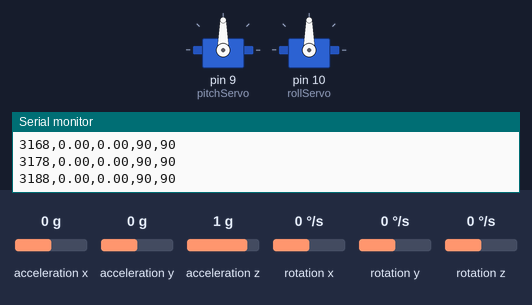
A sketch run on a simulated Arduino Uno, built with avr-gcc and run on an emulated ATmega328P. On the bench: 2 × servo, the last lines printed to the serial monitor. The test bench sets the inputs (shaded band); at power-on: rotation x 0 °/s, acceleration y 0 g, acceleration x 0 g, acceleration z 1 g, rotation y 0 °/s, rotation z 0 °/s.

Above: at 3.2 s.
3.3 s: rotation x set to -100 °/s
At 3.8 s:
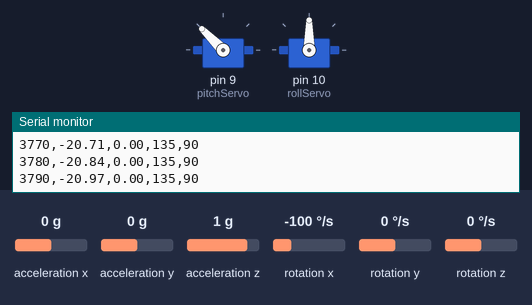
6.3 s: acceleration y set to 1.4 g
7.9 s: rotation x set to -192 °/s
At 9.08 s:
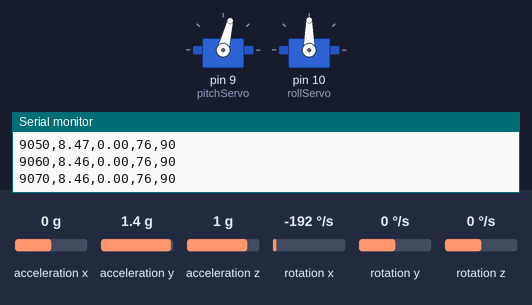
10.9 s: acceleration x set to -1.4 g
At 11.13 s:
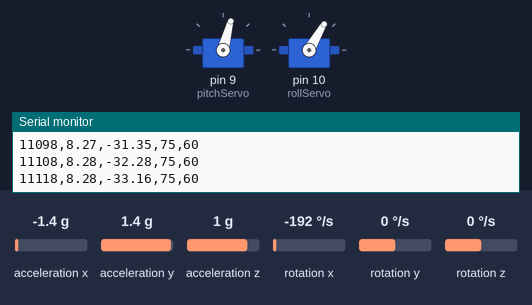
13.9 s: acceleration z set to -1.4 g
15.4 s: acceleration z set to 0 g
At 16.4 s:
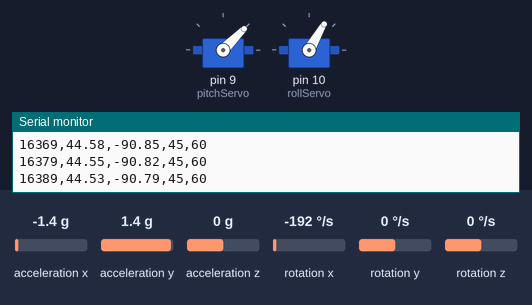
Timing chart, 0 to 18.2 s (numbered marks = the images above; inputs shaded):
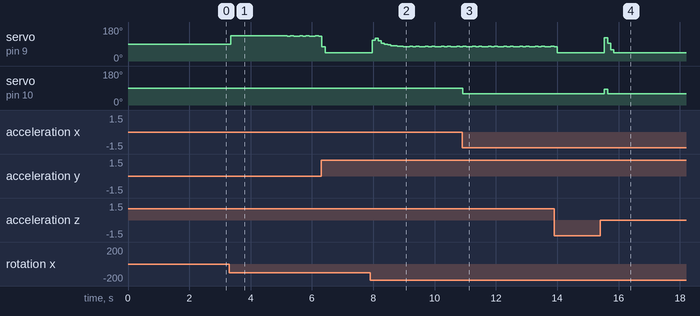

Measured:
- after the input at 3.3 s, servo on pin 9 (pitchServo): 90° → 135° after 0.05 s, → 134° 1.0 s later, → 133° 0.10 s later, → 134° 0.10 s later, … (17 changes in this stretch)
- after the input at 7.9 s, servo on pin 9 (pitchServo): 45° → 110° after 0.06 s, → 121° 0.10 s later, → 107° 0.10 s later, → 95° 0.10 s later, … (24 changes in this stretch)
- after the input at 10.9 s, servo on pin 10 (rollServo): 90° → 60° at once
- after the input at 15.4 s, servo on pin 9 (pitchServo): 45° → 124° after 0.13 s, → 94° 0.11 s later, → 59° 0.10 s later, → 45° 0.10 s later; servo on pin 10 (rollServo): 60° → 84° after 0.13 s, → 60° 0.11 s later

The sketch:

MPUservoPID.ino
```cpp
#include <Wire.h>        // I2C communication library for talking to the MPU6050
#include <MPU6050.h>     // MPU6050 IMU sensor library
#include <Servo.h>       // Servo motor control library
#include <PID_v1.h>      // PID controller library

MPU6050 mpu;             // Create MPU6050 sensor object
Servo pitchServo;        // Servo object for pitch control, wired to pin D9
Servo rollServo;         // Servo object for roll control, wired to pin D10

double pitchSetpoint = 0.0;  // Target pitch angle (0 = level)
double rollSetpoint  = 0.0;  // Target roll angle (0 = level)

double pitchInput, pitchOutput;  // PID input (measured angle) and output (correction) for pitch
double rollInput,  rollOutput;   // PID input (measured angle) and output (correction) for roll

double pitchKp = 1.8, pitchKi = 0.00, pitchKd = 1.2;  // PID tuning gains for pitch axis
double rollKp  = 1.2, rollKi  = 0.00, rollKd  = 1;    // PID tuning gains for roll axis

// Create PID controllers for pitch and roll, linking their input/output/setpoint variables
PID pitchPID(&pitchInput, &pitchOutput, &pitchSetpoint, pitchKp, pitchKi, pitchKd, DIRECT);
PID rollPID (&rollInput,  &rollOutput,  &rollSetpoint,  rollKp,  rollKi,  rollKd,  DIRECT);

float pitchAngle = 0.0, rollAngle = 0.0;  // Current estimated pitch and roll angles in degrees
float alpha = 0.96;                        // Complementary filter weight (favors gyro over accelerometer)
unsigned long prevTime;                    // Timestamp of the last loop iteration in milliseconds

void setup() {
  Serial.begin(115200);   // Start serial communication at 115200 baud for debugging/logging
  Wire.begin();           // Initialize I2C bus
  mpu.initialize();       // Power on and configure the MPU6050 with default settings

  if (!mpu.testConnection()) {         // Check if the MPU6050 responds over I2C
    Serial.println("MPU6050 connection failed!");  // Print error if sensor not found
    while (1);                         // Halt execution indefinitely if sensor is missing
  }
  Serial.println("MPU6050 connected.");  // Confirm successful sensor connection

  pitchServo.attach(9);   // Attach pitch servo signal wire to Arduino pin 9
  rollServo.attach(10);   // Attach roll servo signal wire to Arduino pin 10
  pitchServo.write(90);   // Move pitch servo to neutral center position (90°)
  rollServo.write(90);    // Move roll servo to neutral center position (90°)

  delay(2000);            // Wait 2 seconds for servos to reach center and system to settle

  int16_t ax, ay, az, gx, gy, gz;                      // Raw sensor reading variables (16-bit integers)
  mpu.getMotion6(&ax, &ay, &az, &gx, &gy, &gz);        // Read initial accelerometer and gyroscope values
  pitchAngle = atan2((float)ay, (float)az) * 180.0 / PI;  // Calculate initial pitch angle from accelerometer (degrees)
  rollAngle  = atan2((float)ax, (float)az) * 180.0 / PI;  // Calculate initial roll angle from accelerometer (degrees)

  pitchPID.SetMode(AUTOMATIC);         // Enable the pitch PID controller (start computing outputs)
  rollPID.SetMode(AUTOMATIC);          // Enable the roll PID controller
  pitchPID.SetOutputLimits(-45, 45);   // Clamp pitch PID output to ±45° servo correction range
  rollPID.SetOutputLimits(-30, 30);    // Clamp roll PID output to ±30° servo correction range

  prevTime = millis();                 // Record the current time as the starting reference point
  Serial.println("System Ready.");     // Signal that setup is complete and the loop is about to begin
}

void loop() {
  unsigned long now = millis();        // Get the current time in milliseconds
  if (now - prevTime < 10) return;     // Skip this iteration if less than 10ms has passed (100Hz max loop rate)
  float dt = (now - prevTime) / 1000.0;  // Calculate elapsed time in seconds since last iteration
  prevTime = now;                      // Update the previous timestamp to current time

  int16_t ax, ay, az, gx, gy, gz;              // Declare variables to hold raw sensor data
  mpu.getMotion6(&ax, &ay, &az, &gx, &gy, &gz);  // Read accelerometer (ax,ay,az) and gyroscope (gx,gy,gz) values

  float accPitch = atan2((float)ay, (float)az) * 180.0 / PI;  // Compute pitch angle from accelerometer using arctan (degrees)
  float accRoll  = atan2((float)ax, (float)az) * 180.0 / PI;  // Compute roll angle from accelerometer using arctan (degrees)

  float gyroX = (float)gx / 131.0;   // Convert raw gyro X reading to degrees/sec (131 LSB per °/s at ±250°/s range)
  float gyroY = (float)gy / 131.0;   // Convert raw gyro Y reading to degrees/sec

  // Complementary filter: blend gyro integration (fast, drifts) with accelerometer (slow, noisy)
  pitchAngle = alpha * (pitchAngle + gyroX * dt) + (1 - alpha) * accPitch;  // Update pitch estimate (96% gyro, 4% accel)
  rollAngle  = alpha * (rollAngle  + gyroY * dt) + (1 - alpha) * accRoll;   // Update roll estimate (96% gyro, 4% accel)

  pitchInput = pitchAngle;   // Feed the current pitch angle into the pitch PID as its measured input
  rollInput  = rollAngle;    // Feed the current roll angle into the roll PID as its measured input

  pitchPID.Compute();        // Run the pitch PID algorithm to calculate the required correction output
  rollPID.Compute();         // Run the roll PID algorithm to calculate the required correction output

  // Convert PID output to servo position: center (90°) plus correction, then clamp to safe range
  int pitchCmd = constrain(90 + (int)pitchOutput, 45, 135);  // Pitch servo command: 90° center ± correction, limited to 45–135°
  int rollCmd  = constrain(90 - (int)rollOutput,  60, 120);  // Roll servo command: subtracted to correct direction, limited to 60–120°

  pitchServo.write(pitchCmd);  // Send the computed angle command to the pitch servo
  rollServo.write(rollCmd);    // Send the computed angle command to the roll servo

  // Log data to Serial in CSV format for monitoring or plotting
  Serial.print(now);           Serial.print(",");  // Print current timestamp in milliseconds
  Serial.print(pitchAngle);    Serial.print(",");  // Print estimated pitch angle in degrees
  Serial.print(rollAngle);     Serial.print(",");  // Print estimated roll angle in degrees
  Serial.print(pitchCmd);      Serial.print(",");  // Print the pitch servo command sent (45–135)
  Serial.println(rollCmd);                          // Print the roll servo command sent (60–120) and end the line
}
```
